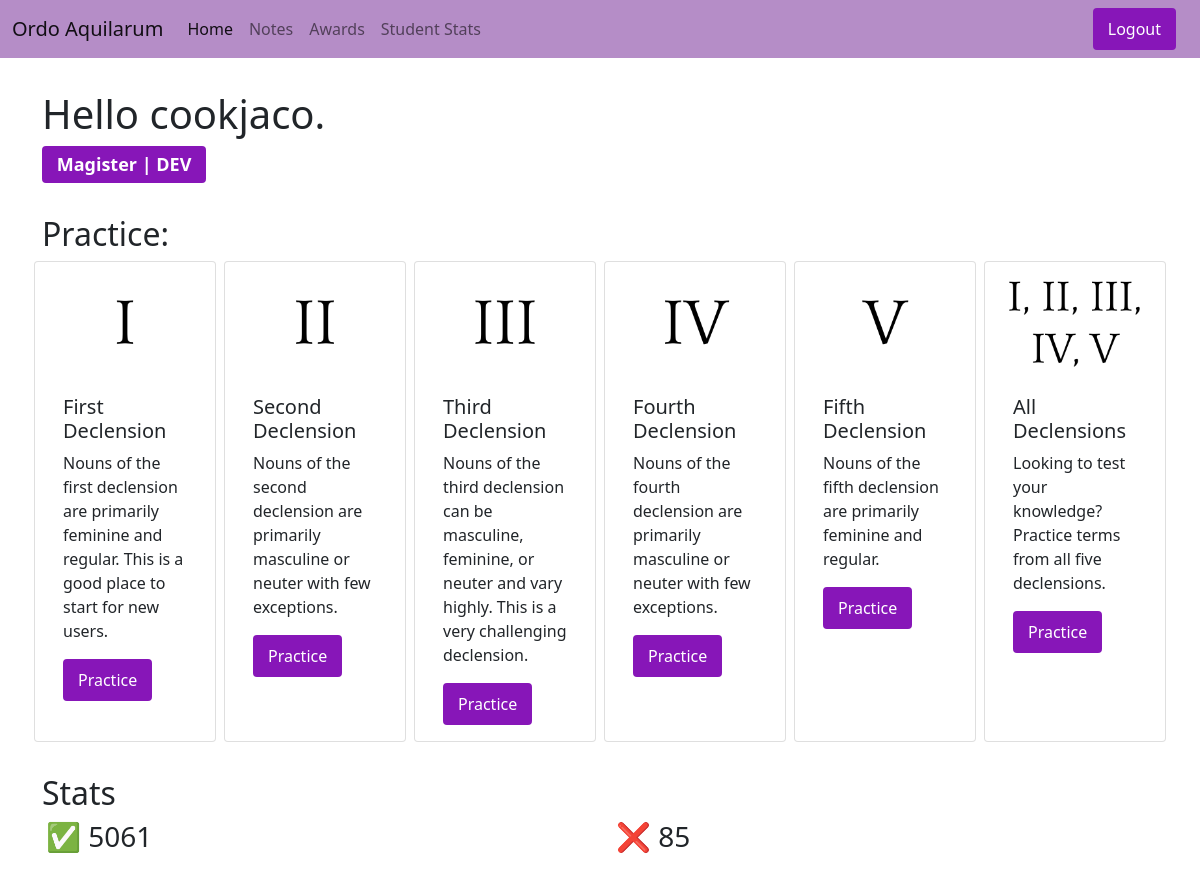
Page / (signed in) on the earlier database version.
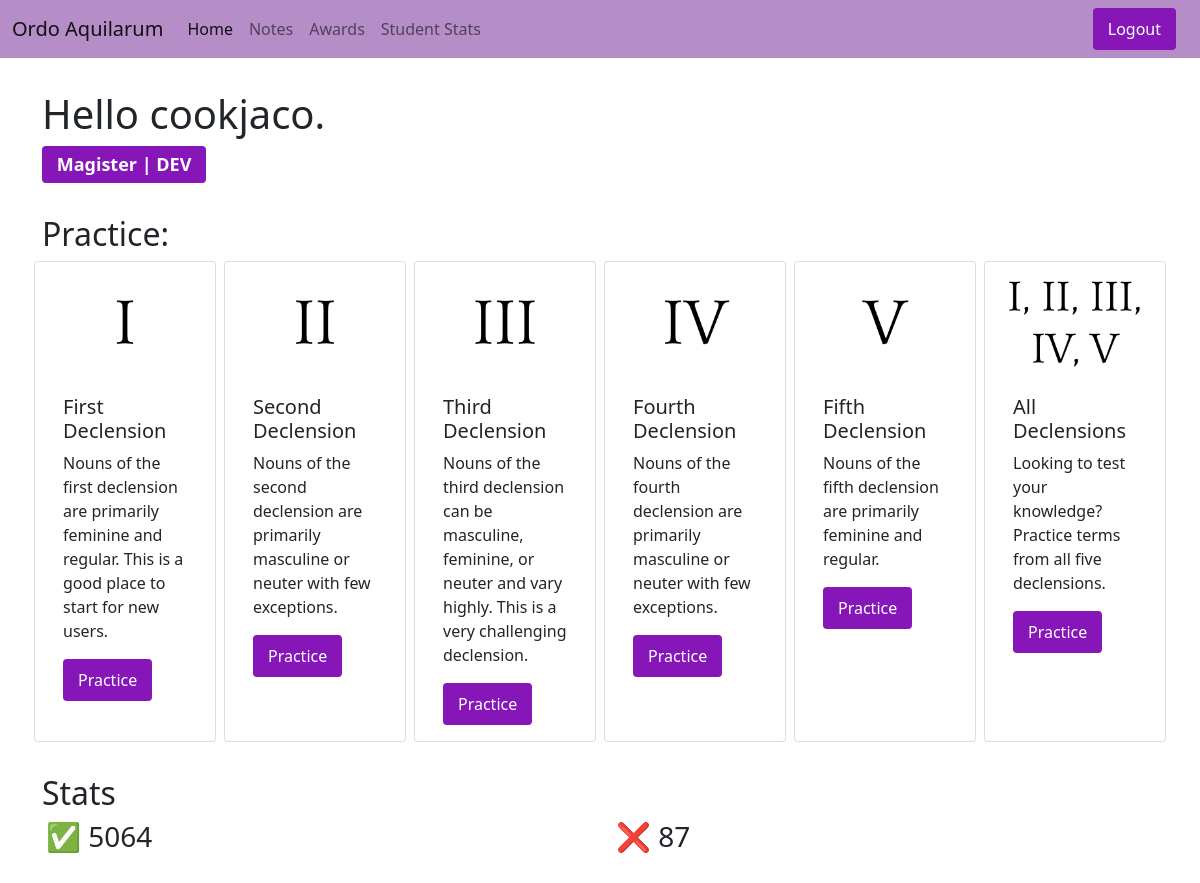
Same page on the later database version.
### user_app/models.py (models this page shows, shortened)
class CustomUser(models.Model):
  user = models.OneToOneField(User, on_delete=models.CASCADE)
  correct = models.IntegerField(default=0)
  incorrect = models.IntegerField(default=0)
  points = models.IntegerField(default=0)
  first_bon_incor = models.IntegerField(default=0)
  second_bon_incor = models.IntegerField(default=0)
  third_bon_incor = models.IntegerField(default=0)
  fourth_bon_incor = models.IntegerField(default=0)
  fifth_bon_incor = models.IntegerField(default=0)
  first_tris_incor = models.IntegerField(default=0)
  second_tris_incor = models.IntegerField(default=0)
  third_tris_incor = models.IntegerField(default=0)
  fourth_tris_incor = models.IntegerField(default=0)
  fifth_tris_incor = models.IntegerField(default=0)
  previous_question = models.ForeignKey(Question, on_delete=models.CASCADE, default=1)
  streak = models.IntegerField(default=0)
  highest_streak = models.IntegerField(default=0)
  class Meta:
    permissions = [("check_students", "Can view student stats")]

### user_app/views.py (the view)
# urls.py: path("", views.index, name="index"),
def index(request):
  if request.user.is_authenticated:
    logged_in = request.user
    actual = CustomUser.objects.get(user = logged_in)
    total = actual.correct + actual.incorrect
    if total < 100:
      title = "Novice"
    elif total in range(100,999):
      title = "Intermediate"
    elif total in range (1000,4999):
      title = "Advanced"
    elif total >= 5000:
      title = "Master"
    if request.user.is_superuser:
      title = "DEV"
  else:
    actual = None
    title = None
  return render(request, "user_app/index.html", { 'userr': actual, 'title': title })

### user_app/templates/user_app/index.html (shortened to what this page needs)
{% extends "base.html" %}
{% block content %}
<nav class="navbar navbar-light navbar-expand-lg" style="background-color: #b58dc7;">
  <div class="container-fluid">
    <a class="navbar-brand" href="{% url 'index' %}">Ordo Aquilarum</a>
    <div class="collapse navbar-collapse" id="navbarNav">
      <ul class="navbar-nav">
        <li class="nav-item">
          <a class="nav-link active" aria-current="page" href="{% url 'index' %}">Home</a>
        </li>
        <li class="nav-item">
          <a class="nav-link" href="{% url 'notes' %}">Notes</a>
        </li>
        <li class="nav-item">
          <a class="nav-link" href="{% url 'awards' %}">Awards</a>
        </li>
        {% if perms.user_app.check_students %}
        <li class="nav-item">
          <a class="nav-link" href="{% url 'student_stats' %}">Student Stats</a>
        </li>
        {% endif %}
      </ul>
      <ul class="navbar-nav ms-auto">
        <form class="container-fluid justify-content-start">
    {% if not user.is_authenticated %}
    <a class="btn btn-primary" roll="button" href="{% url 'login' %}">Login</a>
    {% else %}
    <a class="btn btn-primary" roll="button" href="{% url 'log_out' %}">Logout</a>
    {% endif %}
        </form>
      </ul>
    </div>
  </div>
</nav>
<div class="container">
  {% if user.is_authenticated %}
  {% if perms.user_app.check_students %}
  <h1>Hello {{user.username}}.
  <h4><span class="badge bg-primary">Magister | {{title}}</span><h4></h1>
  {% else %}
  <h1>Hello {{user.username}}.
  <h4><span class="badge bg-secondary">Discipulus | {{title}}</span></h4>
  </h1>
  {% endif %}
  {% else %}
  <div class="alert alert-danger alert-dismissible fade show d-flex justify-content-center" role="alert">
    <b>Alert!</b>You are not signed in. You must be signed in to practice.
    <button type="button" class="btn-close" data-bs-dismiss="alert" aria-label="Close"></button>
  </div>
  <h1>Hello Guest.</h1>
  {% endif %}
</div>
<div class="container">
  <h2>Practice:</h2>
  <div class="row">
    <div class="col card position-relative" style="width: 14rem;">
      <img src="../static/user_app/one.png" class="card-img-top" alt="...">
      <div class="card-body">
        <h5 class="card-title">First Declension</h5>
        <p class="card-text">Nouns of the first declension are primarily feminine and regular. This is a good place to start for new users.</p>
        <a href="{% url 'first' %}" class="btn btn-primary position-absolute bottom-1 start-1">Practice</a>
      </div>
    </div>
    <div class="col card position-relative" style="width: 14rem;">
      <img src="../static/user_app/two.png" class="card-img-top" alt="...">
      <div class="card-body">
        <h5 class="card-title">Second Declension</h5>
        <p class="card-text">Nouns of the second declension are primarily masculine or neuter with few exceptions.</p>
        <a href="{% url 'second' %}" class="btn btn-primary position-absolute bottom-1 start-1">Practice</a>
      </div>
    </div>
    <div class="col card" style="width: 14rem;">
      <img src="../static/user_app/three.png" class="card-img-top" alt="...">
      <div class="card-body">
        <h5 class="card-title">Third Declension</h5>
        <p class="card-text">Nouns of the third declension can be masculine, feminine, or neuter and vary highly. This is a very challenging declension.</p>
        <a href="{% url 'third' %}" class="btn btn-primary">Practice</a>
      </div>
    </div>
    <div class="col card position-relative" style="width: 14rem;">
      <img src="../static/user_app/four.png" class="card-img-top" alt="...">
      <div class="card-body">
        <h5 class="card-title">Fourth Declension</h5>
        <p class="card-text">Nouns of the fourth declension are primarily masculine or neuter with few exceptions.</p>
        <a href="{% url 'fourth' %}" class="btn btn-primary position-absolute bottom-1 start-1">Practice</a>
      </div>
    </div>
    <div class="col card position-relative" style="width: 14rem;">
      <img src="../static/user_app/five.png" class="card-img-top" alt="...">
      <div class="card-body">
        <h5 class="card-title">Fifth Declension</h5>
        <p class="card-text">Nouns of the fifth declension are primarily feminine and regular.</p>
        <a href="{% url 'fifth' %}" class="btn btn-primary position-absolute bottom-1 start-1">Practice</a>
      </div>
    </div>
    <div class="col card position-relative" style="width: 14rem;">
      <img src="../static/user_app/all.png" class="card-img-top" alt="...">
      <div class="card-body">
        <h5 class="card-title">All Declensions</h5>
        <p class="card-text">Looking to test your knowledge? Practice terms from all five declensions.</p>
        <a href="{% url 'question' %}" class="btn btn-primary position-absolute bottom-1 start-1">Practice</a>
      </div>
    </div>
  </div>
</div>
{% if user.is_authenticated %}
<div class="container">
  <h2>Stats</h2>
  <div class="row">
    <div class="col">
      <h3>✅ {{userr.correct}}</h3>
    </div>
    <div class="col">
      <h3>❌ {{userr.incorrect}}</h3>
    </div>
  </div>
</div>
{% endif %}
{% endblock %}

### user_app/templates/base.html (shortened to what this page needs)
{% load static %}
<!DOCTYPE html>
<html>
  <head>
    <link href="https://cdn.jsdelivr.net/npm/bootstrap@5.1.3/dist/css/bootstrap.min.css" rel="stylesheet">
    <link rel="stylesheet" href="{% static 'user_app/styles.css' %}">
  </head>
  <body>
    {% block content %}{% endblock %}
  </body>
</html>

### user_app/static/user_app/styles.css (style rules this page uses)
.btn-primary, .btn-primary:active { background-color: #8716b8 !important; border: solid #8716b8 !important; }
.badge, .bg-primary { background-color: #8716b8 !important; border: solid #8716b8 !important; }
.container { margin-top: 2rem; margin-bottom: 2rem; }
.col, .card { margin-left: 0.25rem; margin-right: 0.25rem; }

Differences in the rows shown:
changed CustomUser: correct "5061" → "5064"; incorrect "85" → "87"
